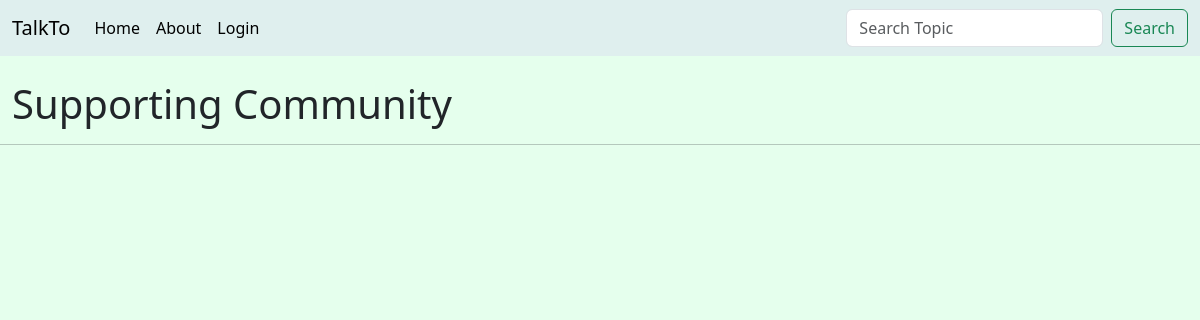
The app's page /, older data.
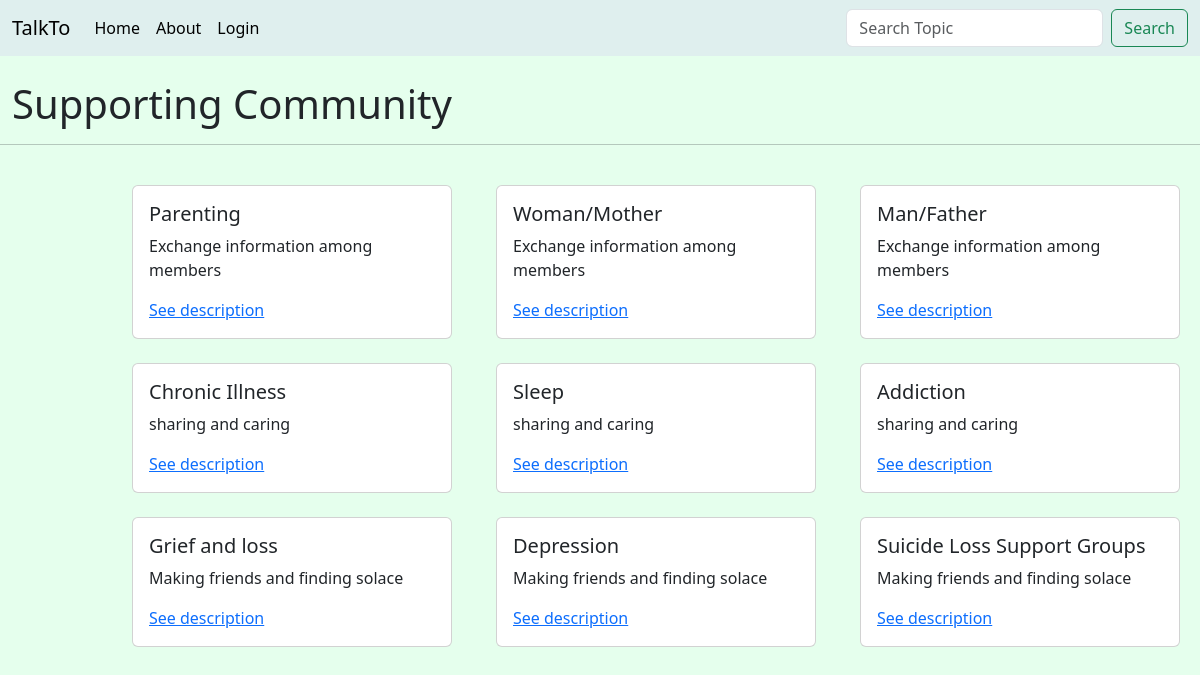
The same page, newer data.
### base/models.py (models this page shows, shortened)
class Topic(models.Model):
    name = models.CharField(max_length=200)
    description = models.TextField(max_length=500)
    content = models.CharField(max_length=200)
    category = models.ForeignKey(Category, on_delete=models.SET("Category is undefined"))

### base/views.py (the view)
# urls.py: path('', views.home, name='home'),
def home(request):
    q = request.GET.get('q') if request.GET.get('q') != None else ''
    topics = Topic.objects.filter(Q(name__icontains=q) | Q(category__heading__icontains=q) | Q(description__icontains=q))
    topics = list(set(topics))
    heading = "Supporting community"
    categories = Category.objects.all()
    context = {"topics": topics, "categories": categories, 'heading': heading}
    return render(request, 'base/home.html', context)

### base/templates/base/home.html (shortened to what this page needs)
{% extends 'main.html' %}
{% block content %}
    <br>
    <div class="object" style="margin-left: 1%; ">
        <h1>Supporting Community</h1>
    </div>
    <hr>
    <br>
    <div class="row row-cols-1 row-cols-md-3 g-4" style="margin-left:10%;">
        {% for topic in topics %}
            <div class="col">
                <div class="card" style="width: 20rem;">
                    <div class="card-body">
                        <h5 class="card-title">{{ topic.name }}</h5>
                        <p class="card-text">{{ topic.content |slice:":200" }}</p>
                        <a href="#" class="card-link">See description</a>
                    </div>
                </div>
            </div>
        {% endfor %}
    </div>
{% endblock %}

### templates/main.html (shortened to what this page needs)
<!DOCTYPE html>
<html lang="en">
<head>
    {% load static %}
    <link href="https://cdn.jsdelivr.net/npm/bootstrap@5.3.3/dist/css/bootstrap.min.css" rel="stylesheet">
    <link rel="stylesheet" href="{% static 'styles/style.css' %}">
</head>
<body>
    {% include 'navbar.html' %}
    {% block content %}
    {% endblock %}
</body>
</html>

### templates/navbar.html (shortened to what this page needs)
<nav class="navbar navbar-expand-lg" style="background-color: #dfefee;">
  <div class="container-fluid">
    <a class="navbar-brand" href="{% url 'home' %}">TalkTo</a>
    <div class="collapse navbar-collapse" id="navbarSupportedContent">
      <ul class="navbar-nav me-auto mb-2 mb-lg-0">
        <li class="nav-item">
          <a class="nav-link active" aria-current="page" href="{% url 'home' %}">Home</a>
        </li>
         <li class="nav-item">
          <a class="nav-link active" aria-current="page" href="{% url 'about' %}">About</a>
        </li>
         {% if request.user.is_authenticated %}
              <li class="nav-item">
                <a class="nav-link active" aria-current="page" href="{% url 'profile' request.user.id %}">Profile</a>
              </li>
              <li class="nav-item">
                <a class="nav-link active" aria-current="page" href="{% url 'logout' %}">Logout</a>
              </li>
        {% else %}
              <li class="nav-item">
                <a class="nav-link active" aria-current="page" href="{% url 'login' %}">Login</a>
              </li>
        {% endif %}
      </ul>
      <form class="d-flex" role="search" action="">
        <input name="q" class="form-control me-2" type="search" placeholder="Search Topic" aria-label="Search">
        <button class="btn btn-outline-success" type="submit">Search</button>
      </form>
    </div>
  </div>
</nav>

### static/styles/style.css (style rules this page uses)
body { background-color: #E5FFED; }

Row changes from the older to the newer data that the page shows:
added Topic: name "Parenting", content "Exchange information among members"
added Topic: name "Woman/Mother", content "Exchange information among members"
added Topic: name "Man/Father", content "Exchange information among members"
added Topic: name "Chronic Illness", content "sharing and caring"
added Topic: name "Sleep", content "sharing and caring"
added Topic: name "Addiction", content "sharing and caring"
added Topic: name "Grief and loss", content "Making friends and finding solace"
added Topic: name "Depression", content "Making friends and finding solace"
added Topic: name "Suicide Loss Support Groups", content "Making friends and finding solace"
